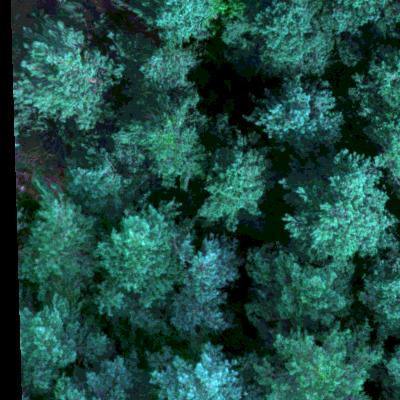
#> input picture ALGORITHMS/sliced/Las18_sliced_0_1920_400_2320.jpg, 400 x 400 px
$ python -i watershed.py   (imports and definitions only)
#> lines starting #> are read from the running program, lines starting #| are printed output that depends on the picture; after the words box and inside, x2 and y2 are one past the last pixel; in counts of white or black regions, pixels touching at a corner belong together
import cv2 as cv
import numpy as np
# from matplotlib import pyplot as plt

def watershed(path):
#> called with path = 'sliced/Las18_sliced_0_1920_400_2320.jpg'
    img = cv.imread(path)
#> img is the input picture: shape (400, 400, 3); mean B, G, R 68.3, 76.1, 30.9
    gray = cv.cvtColor(img, cv.COLOR_BGR2GRAY)
    ret, thresh = cv.threshold(gray, 0, 255, cv.THRESH_BINARY_INV + cv.THRESH_OTSU)
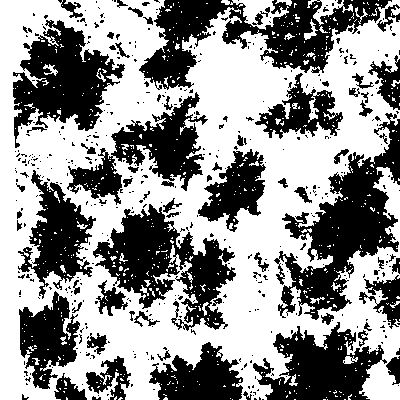
#> thresh: shape (400, 400); 56.9% white; 455 black regions (385 under 20 px), largest, box (x1, y1, x2, y2) and area: (274, 113, 400, 320) 9587, (139, 0, 392, 90) 8975, (93, 204, 236, 331) 7792
#> ret = 66
    # noise removal
    kernel = np.ones((3, 3), np.uint8)
    opening = cv.morphologyEx(thresh, cv.MORPH_OPEN, kernel, iterations=2)
#> opening: shape (400, 400); 47.2% white; 51 white regions (3 under 20 px), largest, box (x1, y1, x2, y2) and area: (0, 0, 400, 400) 70765, (363, 362, 400, 400) 1010, (377, 168, 400, 219) 630
    # sure background area
    sure_bg = cv.dilate(opening, kernel, iterations=3)
#> sure_bg: shape (400, 400); 64.6% white; 36 black regions (14 under 20 px), largest, box (x1, y1, x2, y2) and area: (145, 0, 400, 88) 8514, (98, 207, 232, 328) 7954, (281, 116, 400, 318) 7885
    # Finding sure foreground area
    dist_transform = cv.distanceTransform(opening, cv.DIST_L2, 5)
    ret, sure_fg = cv.threshold(dist_transform, 0.7 * dist_transform.max(), 255, 0)
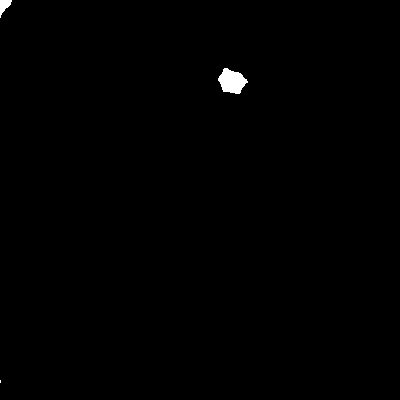
#> sure_fg: shape (400, 400) float32; 0.39% white; 3 white regions (1 under 20 px), largest, box (x1, y1, x2, y2) and area: (218, 68, 248, 94) 510, (0, 0, 12, 18) 114
#> ret = 24.76
    # Finding unknown region
    sure_fg = np.uint8(sure_fg)
    unknown = cv.subtract(sure_bg, sure_fg)
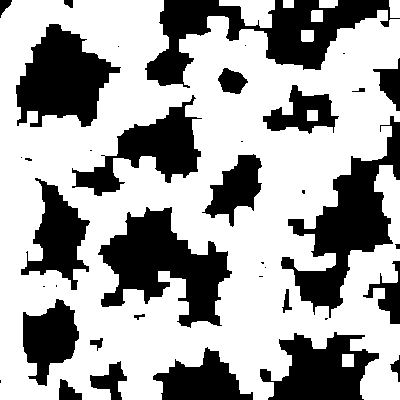
#> unknown: shape (400, 400); 64.2% white; 39 black regions (15 under 20 px), largest, box (x1, y1, x2, y2) and area: (145, 0, 400, 88) 8514, (98, 207, 232, 328) 7954, (281, 116, 400, 318) 7885
    # Marker labelling
    ret, markers = cv.connectedComponents(sure_fg)
#> markers: shape (400, 400) int32; 4 distinct labels, from 0 to 3
#> ret = 4
    # Add one to all labels so that sure background is not 0, but 1
    markers = markers + 1
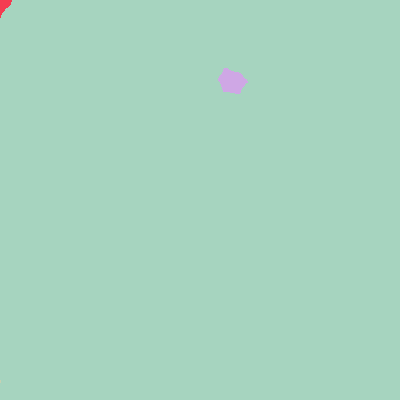
#> markers: shape (400, 400) int32; 4 distinct labels, from 1 to 4; one colour per label, 0 black
    # Now, mark the region of unknown with zero
    markers[unknown == 255] = 0
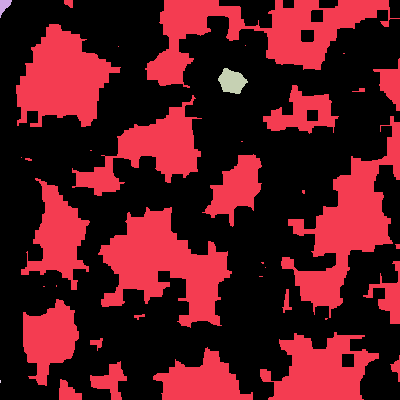
#> markers: shape (400, 400) int32; 5 distinct labels, from 0 to 4; one colour per label, 0 black
    markers = cv.watershed(img, markers)
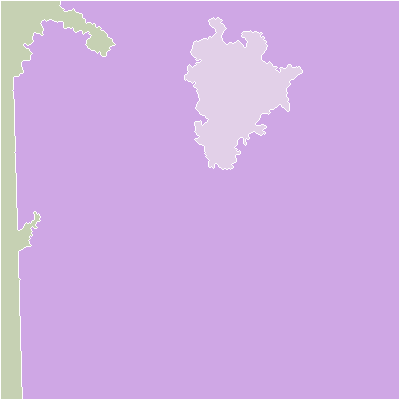
#> markers: shape (400, 400) int32; 4 distinct labels, from -1 to 3; one colour per label, 0 black, -1 white
    img[markers == -1] = [255, 0, 0]
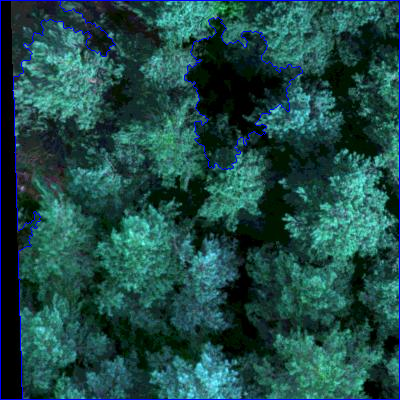
#> img: shape (400, 400, 3); 1.79% of pixels changed, all inside (x1, y1, x2, y2) = (0, 0, 400, 400)

    return img


# [30 lines of commented-out code are left out]

>>> result = watershed('sliced/Las18_sliced_0_1920_400_2320.jpg')

$ run again, on ALGORITHMS/sliced/Las18_sliced_0_2560_400_2960.jpg
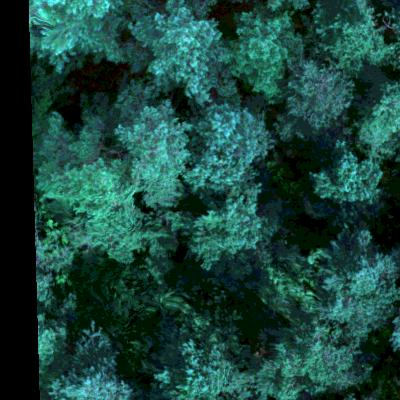
#> input picture ALGORITHMS/sliced/Las18_sliced_0_2560_400_2960.jpg, 400 x 400 px
#> in watershed, img is the input picture: shape (400, 400, 3); mean B, G, R 61.6, 69.7, 26.6
#> in watershed, `ret, thresh = cv.threshold(gray, 0, 255, cv.THRESH_BINARY_INV + cv.THR..`:
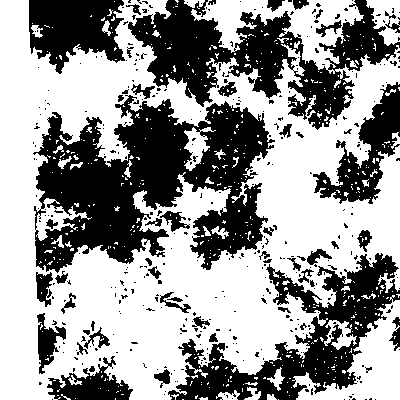
#> thresh: shape (400, 400); 59.1% white; 395 black regions (339 under 20 px), largest, box (x1, y1, x2, y2) and area: (33, 95, 275, 273) 23664, (128, 0, 400, 130) 13845, (168, 253, 400, 400) 11186
#> in watershed, `ret, thresh = cv.threshold(gray, 0, 255, cv.THRESH_BINARY_INV + cv.THR..`: ret = 62
#> opening: shape (400, 400); 51% white; 99 black regions (78 under 20 px), largest, box (x1, y1, x2, y2) and area: (29, 0, 400, 400) 67607, (313, 82, 400, 204) 4508, (47, 356, 133, 400) 2237
#> sure_bg: shape (400, 400); 66.4% white; 31 black regions (12 under 20 px), largest, box (x1, y1, x2, y2) and area: (39, 88, 271, 299) 21973, (131, 0, 400, 124) 11970, (174, 257, 400, 400) 10046
#> in watershed, `ret, sure_fg = cv.threshold(dist_transform, 0.7 * dist_transform.max()..`: ret = 29.92
#> in watershed, `ret, markers = cv.connectedComponents(sure_fg)`: ret = 4
#> in watershed, `img[markers == -1] = [255, 0, 0]`:
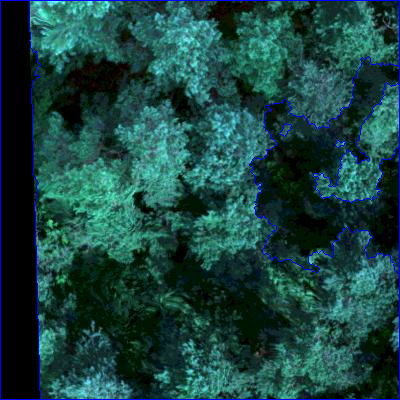
#> img: shape (400, 400, 3); 1.92% of pixels changed, all inside (x1, y1, x2, y2) = (0, 0, 400, 400)

$ run again, on ALGORITHMS/sliced/Las18_sliced_0_2880_400_3280.jpg
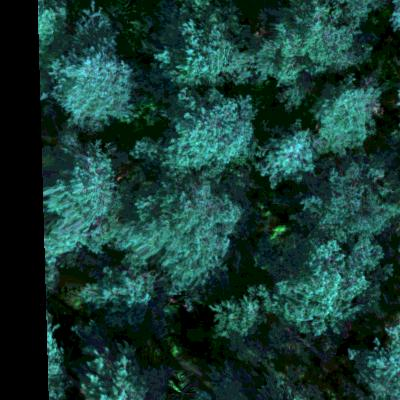
#> input picture ALGORITHMS/sliced/Las18_sliced_0_2880_400_3280.jpg, 400 x 400 px
#> in watershed, img is the input picture: shape (400, 400, 3); mean B, G, R 52.7, 59.2, 23.7
#> in watershed, `ret, thresh = cv.threshold(gray, 0, 255, cv.THRESH_BINARY_INV + cv.THR..`:
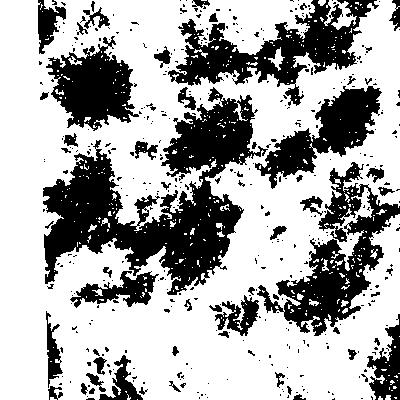
#> thresh: shape (400, 400); 66.8% white; 422 black regions (360 under 20 px), largest, box (x1, y1, x2, y2) and area: (43, 87, 268, 295) 17845, (168, 0, 379, 106) 7648, (257, 162, 400, 336) 7546
#> in watershed, `ret, thresh = cv.threshold(gray, 0, 255, cv.THRESH_BINARY_INV + cv.THR..`: ret = 60
#> opening: shape (400, 400); 59.5% white; 128 black regions (100 under 20 px), largest, box (x1, y1, x2, y2) and area: (43, 0, 383, 308) 39506, (209, 162, 400, 341) 11794, (40, 36, 143, 131) 5552
#> sure_bg: shape (400, 400); 73.8% white; 28 black regions (6 under 20 px), largest, box (x1, y1, x2, y2) and area: (46, 93, 266, 301) 16932, (276, 167, 400, 332) 6750, (173, 0, 376, 101) 6348
#> in watershed, `ret, sure_fg = cv.threshold(dist_transform, 0.7 * dist_transform.max()..`: ret = 35.94
#> in watershed, `ret, markers = cv.connectedComponents(sure_fg)`: ret = 2
#> in watershed, `img[markers == -1] = [255, 0, 0]`:
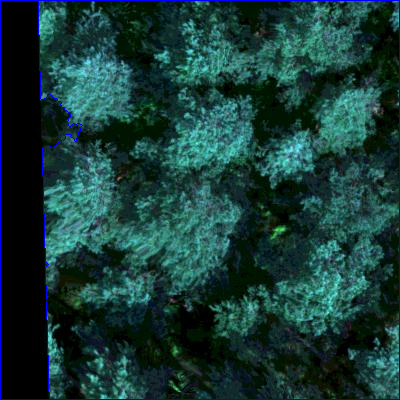
#> img: shape (400, 400, 3); 1.29% of pixels changed, all inside (x1, y1, x2, y2) = (0, 0, 400, 400)

$ run again, on ALGORITHMS/sliced/Las18_sliced_0_4480_400_4880.jpg
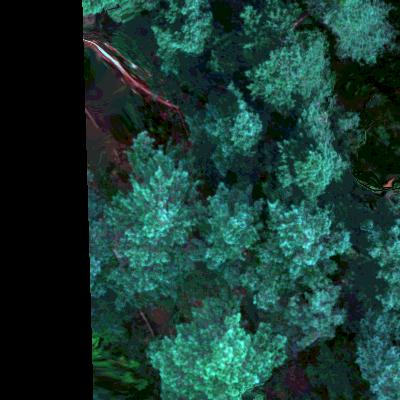
#> input picture ALGORITHMS/sliced/Las18_sliced_0_4480_400_4880.jpg, 400 x 400 px
#> in watershed, img is the input picture: shape (400, 400, 3); mean B, G, R 52, 58.4, 25.2
#> thresh: shape (400, 400); 62.8% white; 334 black regions (283 under 20 px), largest, box (x1, y1, x2, y2) and area: (88, 0, 359, 349) 32171, (145, 287, 296, 400) 9970, (355, 218, 400, 400) 4320
#> in watershed, `ret, thresh = cv.threshold(gray, 0, 255, cv.THRESH_BINARY_INV + cv.THR..`: ret = 56
#> opening: shape (400, 400); 56.2% white; 67 black regions (51 under 20 px), largest, box (x1, y1, x2, y2) and area: (87, 0, 366, 400) 50884, (355, 178, 400, 400) 5702, (305, 0, 400, 65) 3677
#> sure_bg: shape (400, 400); 68.6% white; 21 black regions (9 under 20 px), largest, box (x1, y1, x2, y2) and area: (91, 0, 350, 400) 38671, (360, 186, 400, 400) 3913, (311, 0, 392, 61) 2881
#> in watershed, `ret, sure_fg = cv.threshold(dist_transform, 0.7 * dist_transform.max()..`: ret = 66.88
#> unknown: shape (400, 400); 63% white; 22 black regions (9 under 20 px), largest, box (x1, y1, x2, y2) and area: (91, 0, 350, 400) 38671, (0, 0, 29, 400) 9039, (360, 186, 400, 400) 3913
#> in watershed, `ret, markers = cv.connectedComponents(sure_fg)`: ret = 2
#> in watershed, `img[markers == -1] = [255, 0, 0]`:
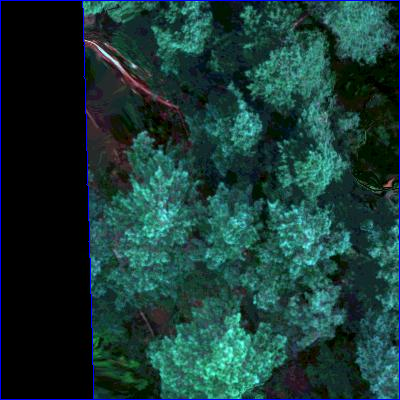
#> img: shape (400, 400, 3); 1.25% of pixels changed, all inside (x1, y1, x2, y2) = (0, 0, 400, 400)
